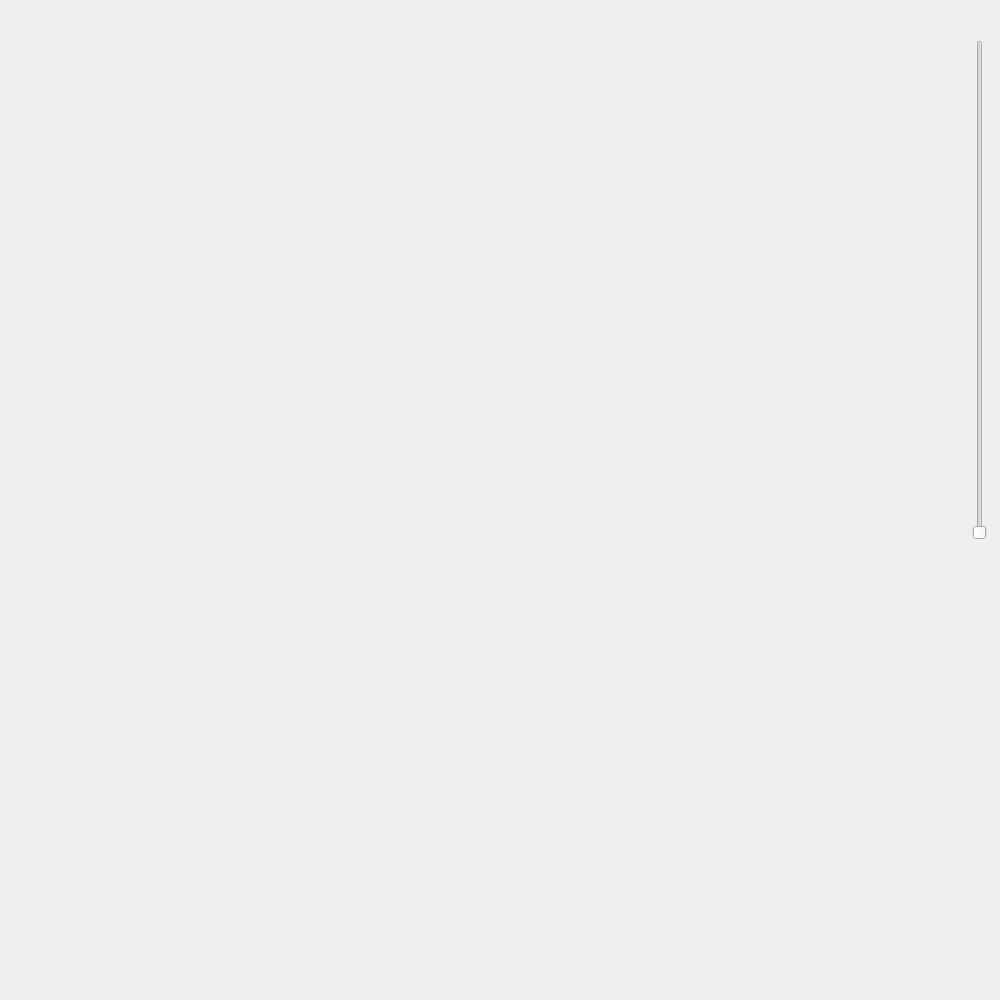
<?xml version="1.0" encoding="UTF-8"?>
<ui version="4.0">
 <class>MainWindow</class>
 <widget class="QMainWindow" name="MainWindow">
  <property name="geometry">
   <rect>
    <x>0</x>
    <y>0</y>
    <width>1000</width>
    <height>1000</height>
   </rect>
  </property>
  <property name="minimumSize">
   <size>
    <width>1000</width>
    <height>1000</height>
   </size>
  </property>
  <property name="maximumSize">
   <size>
    <width>1000</width>
    <height>1000</height>
   </size>
  </property>
  <property name="windowTitle">
   <string>Рост хорошего настроения</string>
  </property>
  <widget class="QWidget" name="centralwidget">
   <widget class="QSlider" name="slider">
    <property name="geometry">
     <rect>
      <x>970</x>
      <y>40</y>
      <width>20</width>
      <height>500</height>
     </rect>
    </property>
    <property name="orientation">
     <enum>Qt::Vertical</enum>
    </property>
   </widget>
  </widget>
 </widget>
 <resources/>
 <connections/>
</ui>
